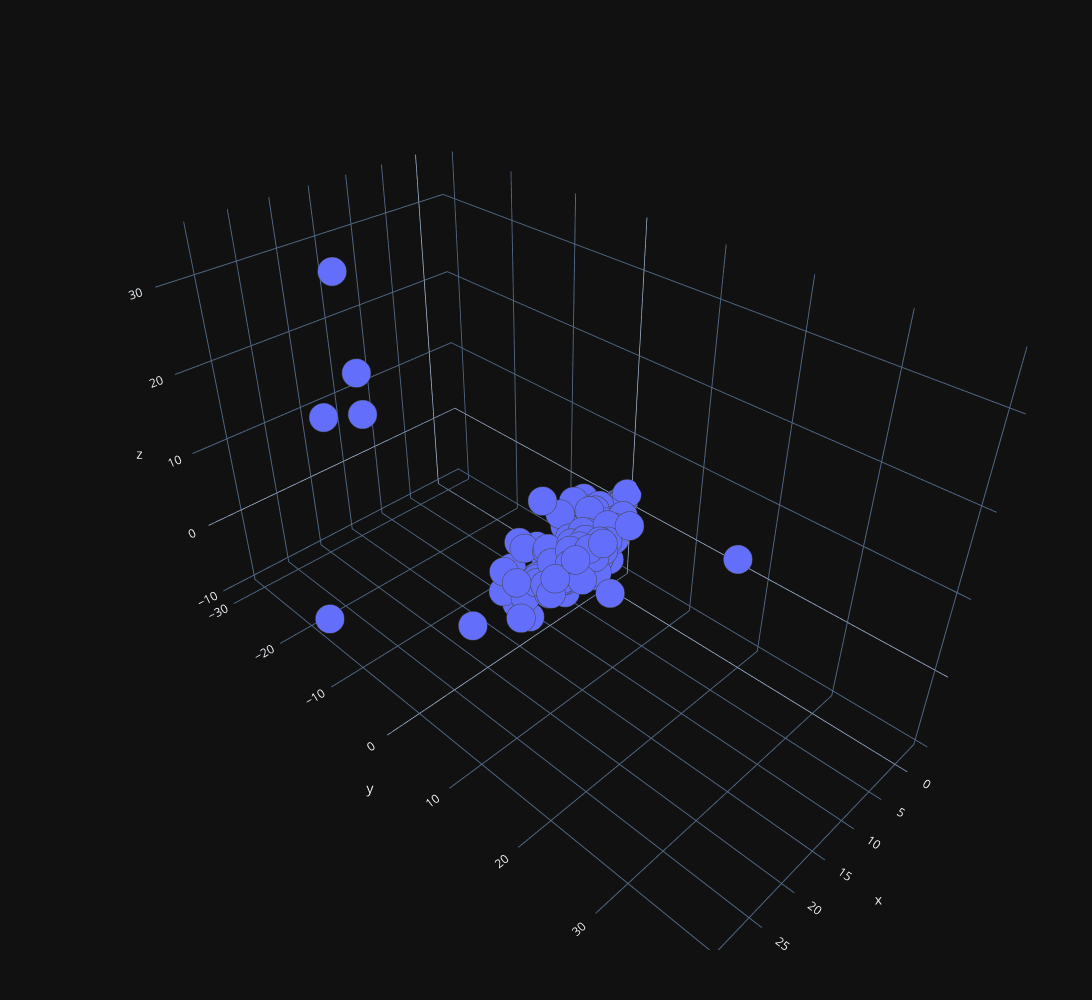

The cell this chart's notebook holds for it:
### Code cell
n_components = 3
pca_data, pca_explained_variance_ratio_cumsum = cf.apply_pca(sampled_df, n_components)

cf.plot_3d(pca_data[:, 0],pca_data[:, 1],pca_data[:, 2])

### Figure 1 — Plotly figure (JSON) as saved in the notebook; plotly's stock layout.template omitted (floating-point values rounded to 4 significant figures; data arrays with more than 128 entries replaced by an {"elided": "..."} marker saying what was removed)
{"data": [{"marker": {"colorscale": [[0, "rgb(150,0,90)"], [0.125, "rgb(0,0,200)"], [0.25, "rgb(0,25,255)"], [0.375, "rgb(0,152,255)"], [0.5, "rgb(44,255,150)"], [0.625, "rgb(151,255,0)"], [0.75, "rgb(255,234,0)"], [0.875, "rgb(255,111,0)"], [1, "rgb(255,0,0)"]], "line": {"width": 1}, "opacity": 1, "size": 10}, "mode": "markers", "type": "scatter3d", "x": {"elided": "1260 float values"}, "y": {"elided": "1260 float values"}, "z": {"elided": "1260 float values"}}], "layout": {"height": 1000, "margin": {"b": 50, "l": 50, "r": 50, "t": 50}, "width": 1800}}
